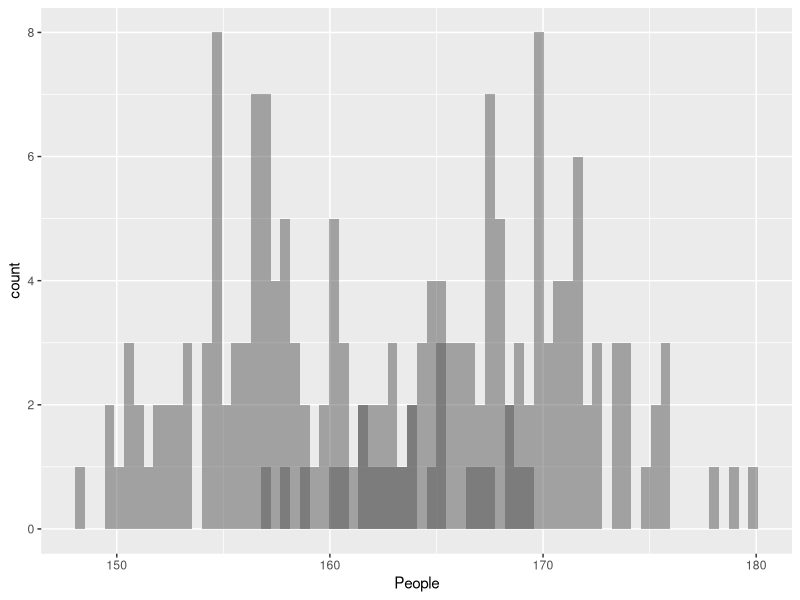

Recreate this plot in R.
## ---- chunk 1
library(ggplot2)
set.seed(1)
m=rnorm(100,168,5)
f=rnorm(100,158,5)
mf=data.frame(m,f)
## ---- chunk 2
library(tidyverse)
## ---- chunk 3
mf %>% 
ggplot()+
  geom_histogram(mapping = aes(m
              ),position = 'identity',bins=70, alpha=.5, )+
  geom_histogram(mapping = aes(f
              ),position = 'identity',bins = 70, alpha=.5)+xlab("People")
## ---- chunk 4
mm= mean(m)
mf= mean(f)
htdif=mean(m)-mean(f)
round(htdif,digits = 1)
